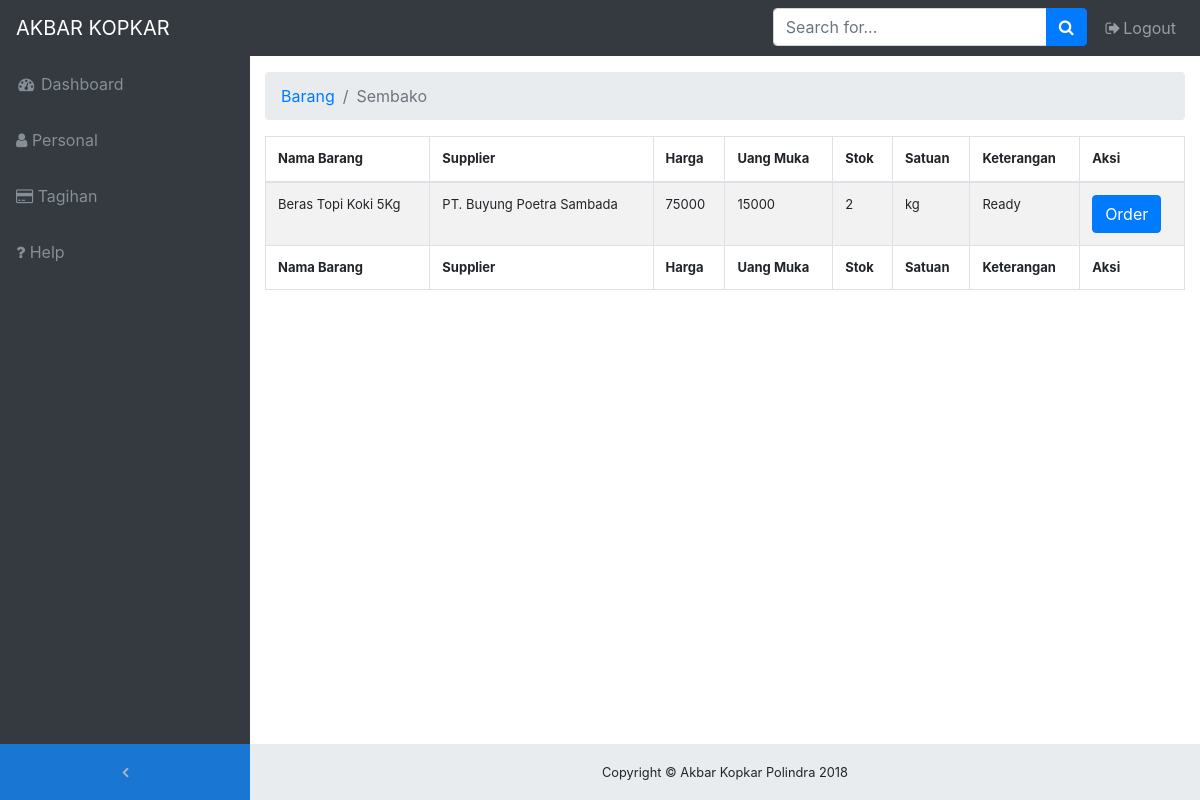
The app's page /on-member/sembako.php with its own data.
### tables this page shows
CREATE TABLE `barang_sembako` (
  `id_barang` int(11) NOT NULL,
  `nama_barang` varchar(50) NOT NULL,
  `supplier` varchar(50) NOT NULL,
  `harga` int(15) NOT NULL,
  `uang_muka` int(15) NOT NULL,
  `stok` int(5) NOT NULL,
  `satuan` varchar(15) NOT NULL,
  `keterangan` varchar(15) NOT NULL,
  `tgl_masuk` date NOT NULL
);

### on-member/sembako.php (the view, shortened to what this page needs)
<!DOCTYPE html>
<html lang="en">
<head>
  <link href="vendor/bootstrap/css/bootstrap.min.css" rel="stylesheet">
  <link href="vendor/font-awesome/css/font-awesome.min.css" rel="stylesheet" type="text/css">
  <link href="vendor/datatables/dataTables.bootstrap4.css" rel="stylesheet">
  <link href="css/sb-admin.css" rel="stylesheet">
</head>
<body class="fixed-nav sticky-footer bg-dark" id="page-top">
  <nav class="navbar navbar-expand-lg navbar-dark bg-dark fixed-top" id="mainNav">
    <a class="navbar-brand" href="index.php">AKBAR KOPKAR</a>
    <div class="collapse navbar-collapse" id="navbarResponsive">
      <ul class="navbar-nav navbar-sidenav" id="exampleAccordion">
        <li class="nav-item" data-toggle="tooltip" data-placement="right" title="Dashboard">
          <a class="nav-link" href="index.php">
            <i class="fa fa-fw fa-dashboard"></i>
            <span class="nav-link-text">Dashboard</span>
          </a>
        </li>
        <li class="nav-item" data-toggle="tooltip" data-placement="right" title="Dashboard">
          <a class="nav-link" href="personal.php">
            <i class="fa fa-user"></i>
            <span class="nav-link-text">Personal</span>
          </a>
        </li>
        <li class="nav-item" data-toggle="tooltip" data-placement="right" title="Dashboard">
          <a class="nav-link" href="tagihan.php">
            <i class="fa fa-credit-card"></i>
            <span class="nav-link-text">Tagihan</span>
          </a>
        </li>
        <li class="nav-item" data-toggle="tooltip" data-placement="right" title="Dashboard">
          <a class="nav-link" href="help.php">
            <i class="fa fa-question"></i>
            <span class="nav-link-text">Help</span>
          </a>
        </li>
      </ul>
      <ul class="navbar-nav sidenav-toggler">
        <li class="nav-item">
          <a class="nav-link text-center" id="sidenavToggler">
            <i class="fa fa-fw fa-angle-left"></i>
          </a>
        </li>
      </ul>
      <ul class="navbar-nav ml-auto">
        <li class="nav-item">
          <form class="form-inline my-2 my-lg-0 mr-lg-2">
            <div class="input-group">
              <input class="form-control" type="text" placeholder="Search for...">
              <span class="input-group-append">
                <button class="btn btn-primary" type="button">
                  <i class="fa fa-search"></i>
                </button>
              </span>
            </div>
          </form>
        </li>
        <li class="nav-item">
          <a class="nav-link" data-toggle="modal" data-target="#exampleModal">
            <i class="fa fa-fw fa-sign-out"></i>Logout</a>
        </li>
      </ul>
    </div>
  </nav>
  <div class="content-wrapper">
    <div class="container-fluid">
      <ol class="breadcrumb">
        <li class="breadcrumb-item">
          <a href="#">Barang</a>
        </li>
        <li class="breadcrumb-item active">Sembako</li>
      </ol>
    <div class="table-responsive">
    <table id="ngoding" class="table table-striped table-bordered" cellspacing="0" width="100%" style="font-size: 13px">
            <thead>
            <tr>
                <th>Nama Barang</th>
                <th>Supplier</th>
                <th>Harga</th>
                <th>Uang Muka</th>
                <th>Stok</th>
                <th>Satuan</th>
                <th>Keterangan</th>
                <th>Aksi</th>
            </tr>
            </thead>
            <?php
                include 'koneksi.php';
                $sql = mysqli_query($conn, "SELECT * from barang_sembako");
                while ($data = mysqli_fetch_array($sql)){
                ?>
            <tr>
                    <td><?php echo $data['nama_barang'];?></td>
                    <td><?php echo $data['supplier'];?></td>
                    <td><?php echo $data['harga'];?></td>
                    <td><?php echo $data['uang_muka'];?></td>
                    <td><?php echo $data['stok']?></td>
                    <td><?php echo $data['satuan'];?></td>
                    <td><?php echo $data['keterangan']?></td>
                    <td>
                        <a href="order.php"><button class="btn btn-primary"><span class="glyphicon glyphicon-pencil"></span>Order</button></a>
                    </td>
            </tr>
            <?php
            }
            ?>
            <tfoot>
            <tr>
                <th>Nama Barang</th>
                <th>Supplier</th>
                <th>Harga</th>
                <th>Uang Muka</th>
                <th>Stok</th>
                <th>Satuan</th>
                <th>Keterangan</th>
                <th>Aksi</th>
            </tr>
        </tfoot>
        </table>
        </div>
    <footer class="sticky-footer">
      <div class="container">
        <div class="text-center">
          <small>Copyright © Akbar Kopkar Polindra 2018</small>
        </div>
      </div>
    </footer>
  </div>
</body>
</html>

### on-member/css/sb-admin.css (style rules this page uses)
html { position: relative; min-height: 100%; }
body { overflow-x: hidden; }
body.sticky-footer { margin-bottom: 56px; }
body.sticky-footer .content-wrapper { min-height: calc(100vh - 56px - 56px); }
body.fixed-nav { padding-top: 56px; }
.content-wrapper { min-height: calc(100vh - 56px); padding-top: 1rem; }
#mainNav .navbar-collapse { overflow: auto; max-height: 75vh; }
#mainNav .navbar-collapse .navbar-nav .nav-item .nav-link { cursor: pointer; }
#mainNav .navbar-collapse .sidenav-toggler { display: none; }
@media (min-width: 992px) { #mainNav .navbar-brand { width: 250px; } }
@media (min-width: 992px) { #mainNav .navbar-collapse { overflow: visible; max-height: none; } }
@media (min-width: 992px) { #mainNav .navbar-collapse .navbar-sidenav { position: absolute; top: 0; left: 0; -webkit-flex-direction: column; -ms-flex-direction: column; flex-direction: column; margin-top: 56px; } }
@media (min-width: 992px) { #mainNav .navbar-collapse .navbar-sidenav > .nav-item { width: 250px; padding: 0; } }
@media (min-width: 992px) { #mainNav .navbar-collapse .navbar-sidenav > .nav-item > .nav-link { padding: 1em; } }
#mainNav.fixed-top .sidenav-toggler { display: none; }
@media (min-width: 992px) { #mainNav.fixed-top .navbar-sidenav { height: calc(100vh - 112px); } }
@media (min-width: 992px) { #mainNav.fixed-top .sidenav-toggler { position: absolute; top: 0; left: 0; display: flex; -webkit-flex-direction: column; -ms-flex-direction: column; flex-direction: column; margin-top: calc(100vh - 56px); } }
@media (min-width: 992px) { #mainNav.fixed-top .sidenav-toggler > .nav-item { width: 250px; padding: 0; } }
@media (min-width: 992px) { #mainNav.fixed-top .sidenav-toggler > .nav-item > .nav-link { padding: 1em; } }
#mainNav.fixed-top.navbar-dark .sidenav-toggler { background-color: #1976d2; }
#mainNav.fixed-top.navbar-dark .sidenav-toggler a i { color: #adb5bd; }
.content-wrapper { overflow-x: hidden; background: white; }
@media (min-width: 992px) { .content-wrapper { margin-left: 250px; } }
#sidenavToggler i { font-weight: 800; }
#mainNav.navbar-dark .navbar-collapse .navbar-sidenav > .nav-item > .nav-link { color: #868e96; }
@media (min-width: 992px) { #mainNav.navbar-dark .navbar-collapse .navbar-sidenav { background: #343a40; } }
footer.sticky-footer { position: absolute; right: 0; bottom: 0; width: 100%; height: 56px; background-color: #e9ecef; line-height: 55px; }
@media (min-width: 992px) { footer.sticky-footer { width: calc(100% - 250px); } }

### records on screen
barang_sembako: nama_barang "Beras Topi Koki 5Kg", supplier "PT. Buyung Poetra Sambada", harga "75000", uang_muka "15000", stok "2", satuan "kg", keterangan "Ready"
